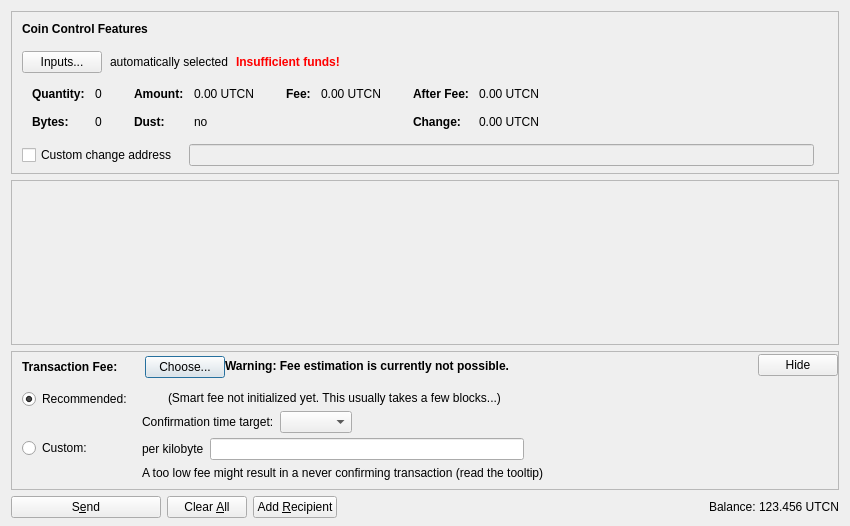
<?xml version="1.0" encoding="UTF-8"?>
<ui version="4.0">
 <class>SendCoinsDialog</class>
 <widget class="QDialog" name="SendCoinsDialog">
  <property name="geometry">
   <rect>
    <x>0</x>
    <y>0</y>
    <width>850</width>
    <height>526</height>
   </rect>
  </property>
  <property name="windowTitle">
   <string>Send Coins</string>
  </property>
  <layout class="QVBoxLayout" name="verticalLayout" stretch="0,1,0,0">
   <property name="bottomMargin">
    <number>8</number>
   </property>
   <item>
    <widget class="QFrame" name="frameCoinControl">
     <property name="sizePolicy">
      <sizepolicy hsizetype="Expanding" vsizetype="Expanding">
       <horstretch>0</horstretch>
       <verstretch>0</verstretch>
      </sizepolicy>
     </property>
     <property name="maximumSize">
      <size>
       <width>16777215</width>
       <height>16777215</height>
      </size>
     </property>
     <property name="frameShape">
      <enum>QFrame::StyledPanel</enum>
     </property>
     <property name="frameShadow">
      <enum>QFrame::Sunken</enum>
     </property>
     <layout class="QVBoxLayout" name="verticalLayoutCoinControl2">
      <property name="spacing">
       <number>0</number>
      </property>
      <property name="leftMargin">
       <number>0</number>
      </property>
      <property name="topMargin">
       <number>0</number>
      </property>
      <property name="rightMargin">
       <number>0</number>
      </property>
      <property name="bottomMargin">
       <number>6</number>
      </property>
      <item>
       <layout class="QVBoxLayout" name="verticalLayoutCoinControl" stretch="0,0,0,0,1">
        <property name="spacing">
         <number>0</number>
        </property>
        <property name="leftMargin">
         <number>10</number>
        </property>
        <property name="topMargin">
         <number>10</number>
        </property>
        <item>
         <layout class="QHBoxLayout" name="horizontalLayoutCoinControl1">
          <property name="bottomMargin">
           <number>15</number>
          </property>
          <item>
           <widget class="QLabel" name="labelCoinControlFeatures">
            <property name="sizePolicy">
             <sizepolicy hsizetype="Preferred" vsizetype="Maximum">
              <horstretch>0</horstretch>
              <verstretch>0</verstretch>
             </sizepolicy>
            </property>
            <property name="font">
             <font>
              <weight>75</weight>
              <bold>true</bold>
             </font>
            </property>
            <property name="styleSheet">
             <string notr="true">font-weight:bold;</string>
            </property>
            <property name="text">
             <string>Coin Control Features</string>
            </property>
           </widget>
          </item>
         </layout>
        </item>
        <item>
         <layout class="QHBoxLayout" name="horizontalLayoutCoinControl2" stretch="0,0,0,0">
          <property name="spacing">
           <number>8</number>
          </property>
          <property name="bottomMargin">
           <number>10</number>
          </property>
          <item>
           <widget class="QPushButton" name="pushButtonCoinControl">
            <property name="styleSheet">
             <string notr="true"/>
            </property>
            <property name="text">
             <string>Inputs...</string>
            </property>
            <property name="autoDefault">
             <bool>false</bool>
            </property>
           </widget>
          </item>
          <item>
           <widget class="QLabel" name="labelCoinControlAutomaticallySelected">
            <property name="text">
             <string>automatically selected</string>
            </property>
            <property name="margin">
             <number>5</number>
            </property>
           </widget>
          </item>
          <item>
           <widget class="QLabel" name="labelCoinControlInsuffFunds">
            <property name="font">
             <font>
              <weight>75</weight>
              <bold>true</bold>
             </font>
            </property>
            <property name="styleSheet">
             <string notr="true">color:red;font-weight:bold;</string>
            </property>
            <property name="text">
             <string>Insufficient funds!</string>
            </property>
            <property name="margin">
             <number>5</number>
            </property>
           </widget>
          </item>
          <item>
           <spacer name="horizontalSpacerCoinControl">
            <property name="orientation">
             <enum>Qt::Horizontal</enum>
            </property>
            <property name="sizeHint" stdset="0">
             <size>
              <width>40</width>
              <height>1</height>
             </size>
            </property>
           </spacer>
          </item>
         </layout>
        </item>
        <item>
         <widget class="QWidget" name="widgetCoinControl" native="true">
          <property name="sizePolicy">
           <sizepolicy hsizetype="Preferred" vsizetype="Preferred">
            <horstretch>0</horstretch>
            <verstretch>0</verstretch>
           </sizepolicy>
          </property>
          <property name="minimumSize">
           <size>
            <width>0</width>
            <height>0</height>
           </size>
          </property>
          <property name="styleSheet">
           <string notr="true"/>
          </property>
          <layout class="QHBoxLayout" name="horizontalLayoutCoinControl5">
           <property name="leftMargin">
            <number>0</number>
           </property>
           <property name="topMargin">
            <number>0</number>
           </property>
           <property name="rightMargin">
            <number>0</number>
           </property>
           <property name="bottomMargin">
            <number>0</number>
           </property>
           <item>
            <layout class="QHBoxLayout" name="horizontalLayoutCoinControl3" stretch="0,0,0,1">
             <property name="spacing">
              <number>20</number>
             </property>
             <property name="topMargin">
              <number>0</number>
             </property>
             <property name="bottomMargin">
              <number>10</number>
             </property>
             <item>
              <layout class="QFormLayout" name="formLayoutCoinControl1">
               <property name="horizontalSpacing">
                <number>10</number>
               </property>
               <property name="verticalSpacing">
                <number>14</number>
               </property>
               <property name="leftMargin">
                <number>10</number>
               </property>
               <property name="topMargin">
                <number>4</number>
               </property>
               <property name="rightMargin">
                <number>6</number>
               </property>
               <item row="0" column="0">
                <widget class="QLabel" name="labelCoinControlQuantityText">
                 <property name="font">
                  <font>
                   <weight>75</weight>
                   <bold>true</bold>
                  </font>
                 </property>
                 <property name="text">
                  <string>Quantity:</string>
                 </property>
                 <property name="margin">
                  <number>0</number>
                 </property>
                </widget>
               </item>
               <item row="0" column="1">
                <widget class="QLabel" name="labelCoinControlQuantity">
                 <property name="cursor">
                  <cursorShape>IBeamCursor</cursorShape>
                 </property>
                 <property name="contextMenuPolicy">
                  <enum>Qt::ActionsContextMenu</enum>
                 </property>
                 <property name="text">
                  <string notr="true">0</string>
                 </property>
                 <property name="margin">
                  <number>0</number>
                 </property>
                 <property name="textInteractionFlags">
                  <set>Qt::LinksAccessibleByMouse|Qt::TextSelectableByKeyboard|Qt::TextSelectableByMouse</set>
                 </property>
                </widget>
               </item>
               <item row="1" column="0">
                <widget class="QLabel" name="labelCoinControlBytesText">
                 <property name="font">
                  <font>
                   <weight>75</weight>
                   <bold>true</bold>
                  </font>
                 </property>
                 <property name="text">
                  <string>Bytes:</string>
                 </property>
                </widget>
               </item>
               <item row="1" column="1">
                <widget class="QLabel" name="labelCoinControlBytes">
                 <property name="cursor">
                  <cursorShape>IBeamCursor</cursorShape>
                 </property>
                 <property name="contextMenuPolicy">
                  <enum>Qt::ActionsContextMenu</enum>
                 </property>
                 <property name="text">
                  <string notr="true">0</string>
                 </property>
                 <property name="textInteractionFlags">
                  <set>Qt::LinksAccessibleByMouse|Qt::TextSelectableByKeyboard|Qt::TextSelectableByMouse</set>
                 </property>
                </widget>
               </item>
              </layout>
             </item>
             <item>
              <layout class="QFormLayout" name="formLayoutCoinControl2">
               <property name="horizontalSpacing">
                <number>10</number>
               </property>
               <property name="verticalSpacing">
                <number>14</number>
               </property>
               <property name="leftMargin">
                <number>6</number>
               </property>
               <property name="topMargin">
                <number>4</number>
               </property>
               <property name="rightMargin">
                <number>6</number>
               </property>
               <item row="0" column="0">
                <widget class="QLabel" name="labelCoinControlAmountText">
                 <property name="font">
                  <font>
                   <weight>75</weight>
                   <bold>true</bold>
                  </font>
                 </property>
                 <property name="text">
                  <string>Amount:</string>
                 </property>
                 <property name="margin">
                  <number>0</number>
                 </property>
                </widget>
               </item>
               <item row="0" column="1">
                <widget class="QLabel" name="labelCoinControlAmount">
                 <property name="cursor">
                  <cursorShape>IBeamCursor</cursorShape>
                 </property>
                 <property name="contextMenuPolicy">
                  <enum>Qt::ActionsContextMenu</enum>
                 </property>
                 <property name="text">
                  <string notr="true">0.00 UTCN</string>
                 </property>
                 <property name="textInteractionFlags">
                  <set>Qt::LinksAccessibleByMouse|Qt::TextSelectableByKeyboard|Qt::TextSelectableByMouse</set>
                 </property>
                </widget>
               </item>
               <item row="1" column="0">
                <widget class="QLabel" name="labelCoinControlLowOutputText">
                 <property name="font">
                  <font>
                   <weight>75</weight>
                   <bold>true</bold>
                  </font>
                 </property>
                 <property name="text">
                  <string>Dust:</string>
                 </property>
                </widget>
               </item>
               <item row="1" column="1">
                <widget class="QLabel" name="labelCoinControlLowOutput">
                 <property name="cursor">
                  <cursorShape>IBeamCursor</cursorShape>
                 </property>
                 <property name="contextMenuPolicy">
                  <enum>Qt::ActionsContextMenu</enum>
                 </property>
                 <property name="text">
                  <string notr="true">no</string>
                 </property>
                 <property name="textInteractionFlags">
                  <set>Qt::LinksAccessibleByMouse|Qt::TextSelectableByKeyboard|Qt::TextSelectableByMouse</set>
                 </property>
                </widget>
               </item>
              </layout>
             </item>
             <item>
              <layout class="QFormLayout" name="formLayoutCoinControl3">
               <property name="horizontalSpacing">
                <number>10</number>
               </property>
               <property name="verticalSpacing">
                <number>14</number>
               </property>
               <property name="leftMargin">
                <number>6</number>
               </property>
               <property name="topMargin">
                <number>4</number>
               </property>
               <property name="rightMargin">
                <number>6</number>
               </property>
               <item row="0" column="0">
                <widget class="QLabel" name="labelCoinControlFeeText">
                 <property name="font">
                  <font>
                   <weight>75</weight>
                   <bold>true</bold>
                  </font>
                 </property>
                 <property name="text">
                  <string>Fee:</string>
                 </property>
                 <property name="margin">
                  <number>0</number>
                 </property>
                </widget>
               </item>
               <item row="0" column="1">
                <widget class="QLabel" name="labelCoinControlFee">
                 <property name="cursor">
                  <cursorShape>IBeamCursor</cursorShape>
                 </property>
                 <property name="contextMenuPolicy">
                  <enum>Qt::ActionsContextMenu</enum>
                 </property>
                 <property name="text">
                  <string notr="true">0.00 UTCN</string>
                 </property>
                 <property name="textInteractionFlags">
                  <set>Qt::LinksAccessibleByMouse|Qt::TextSelectableByKeyboard|Qt::TextSelectableByMouse</set>
                 </property>
                </widget>
               </item>
              </layout>
             </item>
             <item>
              <layout class="QFormLayout" name="formLayoutCoinControl4">
               <property name="horizontalSpacing">
                <number>10</number>
               </property>
               <property name="verticalSpacing">
                <number>14</number>
               </property>
               <property name="leftMargin">
                <number>6</number>
               </property>
               <property name="topMargin">
                <number>4</number>
               </property>
               <property name="rightMargin">
                <number>6</number>
               </property>
               <item row="0" column="0">
                <widget class="QLabel" name="labelCoinControlAfterFeeText">
                 <property name="font">
                  <font>
                   <weight>75</weight>
                   <bold>true</bold>
                  </font>
                 </property>
                 <property name="text">
                  <string>After Fee:</string>
                 </property>
                 <property name="margin">
                  <number>0</number>
                 </property>
                </widget>
               </item>
               <item row="0" column="1">
                <widget class="QLabel" name="labelCoinControlAfterFee">
                 <property name="cursor">
                  <cursorShape>IBeamCursor</cursorShape>
                 </property>
                 <property name="contextMenuPolicy">
                  <enum>Qt::ActionsContextMenu</enum>
                 </property>
                 <property name="text">
                  <string notr="true">0.00 UTCN</string>
                 </property>
                 <property name="textInteractionFlags">
                  <set>Qt::LinksAccessibleByMouse|Qt::TextSelectableByKeyboard|Qt::TextSelectableByMouse</set>
                 </property>
                </widget>
               </item>
               <item row="1" column="0">
                <widget class="QLabel" name="labelCoinControlChangeText">
                 <property name="font">
                  <font>
                   <weight>75</weight>
                   <bold>true</bold>
                  </font>
                 </property>
                 <property name="text">
                  <string>Change:</string>
                 </property>
                </widget>
               </item>
               <item row="1" column="1">
                <widget class="QLabel" name="labelCoinControlChange">
                 <property name="cursor">
                  <cursorShape>IBeamCursor</cursorShape>
                 </property>
                 <property name="contextMenuPolicy">
                  <enum>Qt::ActionsContextMenu</enum>
                 </property>
                 <property name="text">
                  <string notr="true">0.00 UTCN</string>
                 </property>
                 <property name="textInteractionFlags">
                  <set>Qt::LinksAccessibleByMouse|Qt::TextSelectableByKeyboard|Qt::TextSelectableByMouse</set>
                 </property>
                </widget>
               </item>
              </layout>
             </item>
            </layout>
           </item>
          </layout>
         </widget>
        </item>
        <item>
         <layout class="QHBoxLayout" name="horizontalLayoutCoinControl4" stretch="0,0,0">
          <property name="spacing">
           <number>12</number>
          </property>
          <property name="sizeConstraint">
           <enum>QLayout::SetDefaultConstraint</enum>
          </property>
          <property name="topMargin">
           <number>5</number>
          </property>
          <property name="rightMargin">
           <number>5</number>
          </property>
          <item>
           <widget class="QCheckBox" name="checkBoxCoinControlChange">
            <property name="toolTip">
             <string>If this is activated, but the change address is empty or invalid, change will be sent to a newly generated address.</string>
            </property>
            <property name="text">
             <string>Custom change address</string>
            </property>
           </widget>
          </item>
          <item>
           <widget class="QValidatedLineEdit" name="lineEditCoinControlChange">
            <property name="enabled">
             <bool>false</bool>
            </property>
            <property name="sizePolicy">
             <sizepolicy hsizetype="Expanding" vsizetype="Fixed">
              <horstretch>0</horstretch>
              <verstretch>0</verstretch>
             </sizepolicy>
            </property>
           </widget>
          </item>
          <item>
           <widget class="QLabel" name="labelCoinControlChangeLabel">
            <property name="sizePolicy">
             <sizepolicy hsizetype="Preferred" vsizetype="Expanding">
              <horstretch>0</horstretch>
              <verstretch>0</verstretch>
             </sizepolicy>
            </property>
            <property name="minimumSize">
             <size>
              <width>0</width>
              <height>0</height>
             </size>
            </property>
            <property name="text">
             <string/>
            </property>
            <property name="margin">
             <number>3</number>
            </property>
           </widget>
          </item>
         </layout>
        </item>
        <item>
         <spacer name="verticalSpacerCoinControl">
          <property name="orientation">
           <enum>Qt::Vertical</enum>
          </property>
          <property name="sizeHint" stdset="0">
           <size>
            <width>800</width>
            <height>1</height>
           </size>
          </property>
         </spacer>
        </item>
       </layout>
      </item>
     </layout>
    </widget>
   </item>
   <item>
    <widget class="QScrollArea" name="scrollArea">
     <property name="widgetResizable">
      <bool>true</bool>
     </property>
     <widget class="QWidget" name="scrollAreaWidgetContents">
      <property name="geometry">
       <rect>
        <x>0</x>
        <y>0</y>
        <width>830</width>
        <height>104</height>
       </rect>
      </property>
      <layout class="QVBoxLayout" name="verticalLayout_2" stretch="0,1">
       <property name="leftMargin">
        <number>0</number>
       </property>
       <property name="topMargin">
        <number>0</number>
       </property>
       <property name="rightMargin">
        <number>0</number>
       </property>
       <property name="bottomMargin">
        <number>0</number>
       </property>
       <item>
        <layout class="QVBoxLayout" name="entries">
         <property name="spacing">
          <number>6</number>
         </property>
        </layout>
       </item>
       <item>
        <spacer name="verticalSpacer">
         <property name="orientation">
          <enum>Qt::Vertical</enum>
         </property>
         <property name="sizeHint" stdset="0">
          <size>
           <width>20</width>
           <height>40</height>
          </size>
         </property>
        </spacer>
       </item>
      </layout>
     </widget>
    </widget>
   </item>
   <item>
    <widget class="QFrame" name="frameFee">
     <property name="sizePolicy">
      <sizepolicy hsizetype="Expanding" vsizetype="Expanding">
       <horstretch>0</horstretch>
       <verstretch>0</verstretch>
      </sizepolicy>
     </property>
     <property name="maximumSize">
      <size>
       <width>16777215</width>
       <height>16777215</height>
      </size>
     </property>
     <property name="frameShape">
      <enum>QFrame::StyledPanel</enum>
     </property>
     <property name="frameShadow">
      <enum>QFrame::Sunken</enum>
     </property>
     <layout class="QVBoxLayout" name="verticalLayoutFee1">
      <property name="spacing">
       <number>0</number>
      </property>
      <property name="leftMargin">
       <number>0</number>
      </property>
      <property name="topMargin">
       <number>0</number>
      </property>
      <property name="rightMargin">
       <number>0</number>
      </property>
      <property name="bottomMargin">
       <number>0</number>
      </property>
      <item>
       <layout class="QVBoxLayout" name="verticalLayoutFee2" stretch="0,0,0">
        <property name="spacing">
         <number>0</number>
        </property>
        <property name="leftMargin">
         <number>10</number>
        </property>
        <property name="topMargin">
         <number>0</number>
        </property>
        <item>
         <layout class="QHBoxLayout" name="horizontalLayoutFee1">
          <property name="bottomMargin">
           <number>0</number>
          </property>
          <item>
           <layout class="QVBoxLayout" name="verticalLayoutFee7">
            <property name="spacing">
             <number>0</number>
            </property>
            <item>
             <spacer name="verticalSpacerSmartFee">
              <property name="orientation">
               <enum>Qt::Vertical</enum>
              </property>
              <property name="sizeType">
               <enum>QSizePolicy::Fixed</enum>
              </property>
              <property name="sizeHint" stdset="0">
               <size>
                <width>1</width>
                <height>4</height>
               </size>
              </property>
             </spacer>
            </item>
            <item>
             <layout class="QHBoxLayout" name="horizontalLayoutSmartFee">
              <property name="spacing">
               <number>10</number>
              </property>
              <item>
               <widget class="QLabel" name="labelFeeHeadline">
                <property name="sizePolicy">
                 <sizepolicy hsizetype="Preferred" vsizetype="Maximum">
                  <horstretch>0</horstretch>
                  <verstretch>0</verstretch>
                 </sizepolicy>
                </property>
                <property name="font">
                 <font>
                  <weight>75</weight>
                  <bold>true</bold>
                 </font>
                </property>
                <property name="styleSheet">
                 <string notr="true">font-weight:bold;</string>
                </property>
                <property name="text">
                 <string>Transaction Fee:</string>
                </property>
               </widget>
              </item>
              <item>
               <widget class="QLabel" name="labelFeeMinimized">
                <property name="text">
                 <string/>
                </property>
               </widget>
              </item>
              <item>
               <widget class="QPushButton" name="buttonChooseFee">
                <property name="text">
                 <string>Choose...</string>
                </property>
               </widget>
              </item>
             </layout>
            </item>
            <item>
             <spacer name="verticalSpacer_5">
              <property name="orientation">
               <enum>Qt::Vertical</enum>
              </property>
              <property name="sizeHint" stdset="0">
               <size>
                <width>1</width>
                <height>1</height>
               </size>
              </property>
             </spacer>
            </item>
           </layout>
          </item>
          <item>
           <widget class="QLabel" name="fallbackFeeWarningLabel">
            <property name="toolTip">
             <string>Using the fallbackfee can result in sending a transaction that will take several hours or days (or never) to confirm. Consider choosing your fee manually or wait until you have validated the complete chain.</string>
            </property>
            <property name="font">
            <font>
                <weight>75</weight>
                <bold>true</bold>
            </font>
            </property>
            <property name="text">
             <string>Warning: Fee estimation is currently not possible.</string>
            </property>
            <property name="wordWrap">
             <bool>false</bool>
            </property>
           </widget>
          </item>
          <item>
           <spacer name="horizontalSpacer_4">
            <property name="orientation">
             <enum>Qt::Horizontal</enum>
            </property>
            <property name="sizeType">
             <enum>QSizePolicy::MinimumExpanding</enum>
            </property>
            <property name="sizeHint" stdset="0">
             <size>
              <width>40</width>
              <height>20</height>
             </size>
            </property>
           </spacer>
          </item>
          <item>
           <widget class="QPushButton" name="buttonMinimizeFee">
            <property name="toolTip">
             <string>collapse fee-settings</string>
            </property>
            <property name="text">
             <string>Hide</string>
            </property>
           </widget>
          </item>
         </layout>
        </item>
        <item>
         <widget class="QFrame" name="frameFeeSelection">
          <layout class="QVBoxLayout" name="verticalLayoutFee12">
           <property name="spacing">
            <number>0</number>
           </property>
           <property name="leftMargin">
            <number>0</number>
           </property>
           <property name="topMargin">
            <number>0</number>
           </property>
           <property name="rightMargin">
            <number>0</number>
           </property>
           <property name="bottomMargin">
            <number>0</number>
           </property>
           <item>
            <layout class="QGridLayout" name="gridLayoutFee">
             <property name="topMargin">
              <number>10</number>
             </property>
             <property name="bottomMargin">
              <number>4</number>
             </property>
             <property name="horizontalSpacing">
              <number>10</number>
             </property>
             <property name="verticalSpacing">
              <number>4</number>
             </property>
             <item row="1" column="1">
              <layout class="QVBoxLayout" name="verticalLayoutFee8">
               <property name="spacing">
                <number>6</number>
               </property>
               <item>
                <layout class="QHBoxLayout" name="horizontalLayoutFee13">
                 <item>
                  <widget class="QLabel" name="labelCustomPerKilobyte">
                   <property name="toolTip">
                    <string>Specify a custom fee per kB (1,000 bytes) of the transaction's virtual size.

Note:  Since the fee is calculated on a per-byte basis, a fee of "100 satoshis per kB" for a transaction size of 500 bytes (half of 1 kB) would ultimately yield a fee of only 50 satoshis.</string>
                   </property>
                   <property name="text">
                    <string>per kilobyte</string>
                   </property>
                  </widget>
                 </item>
                 <item>
                  <widget class="BitcoinAmountField" name="customFee"/>
                 </item>
                 <item>
                  <spacer name="horizontalSpacer_6">
                   <property name="orientation">
                    <enum>Qt::Horizontal</enum>
                   </property>
                   <property name="sizeHint" stdset="0">
                    <size>
                     <width>1</width>
                     <height>1</height>
                    </size>
                   </property>
                  </spacer>
                 </item>
                </layout>
               </item>
               <item>
                <layout class="QHBoxLayout" name="horizontalLayoutFee8">
                 <item>
                  <widget class="QLabel" name="labelCustomFeeWarning">
                   <property name="enabled">
                    <bool>true</bool>
                   </property>
                   <property name="toolTip">
                    <string>When there is less transaction volume than space in the blocks, miners as well as relaying nodes may enforce a minimum fee. Paying only this minimum fee is just fine, but be aware that this can result in a never confirming transaction once there is more demand for ultracoin transactions than the network can process.</string>
                   </property>
                   <property name="text">
                    <string>A too low fee might result in a never confirming transaction (read the tooltip)</string>
                   </property>
                  </widget>
                 </item>
                 <item>
                  <spacer name="horizontalSpacer_2">
                   <property name="orientation">
                    <enum>Qt::Horizontal</enum>
                   </property>
                   <property name="sizeHint" stdset="0">
                    <size>
                     <width>1</width>
                     <height>1</height>
                    </size>
                   </property>
                  </spacer>
                 </item>
                </layout>
               </item>
              </layout>
             </item>
             <item row="0" column="0">
              <layout class="QVBoxLayout" name="verticalLayoutFee4" stretch="0,1">
               <item>
                <widget class="QRadioButton" name="radioSmartFee">
                 <property name="text">
                  <string>Recommended:</string>
                 </property>
                 <property name="checked">
                  <bool>true</bool>
                 </property>
                 <attribute name="buttonGroup">
                  <string notr="true">groupFee</string>
                 </attribute>
                </widget>
               </item>
               <item>
                <spacer name="verticalSpacer_2">
                 <property name="orientation">
                  <enum>Qt::Vertical</enum>
                 </property>
                 <property name="sizeHint" stdset="0">
                  <size>
                   <width>1</width>
                   <height>1</height>
                  </size>
                 </property>
                </spacer>
               </item>
              </layout>
             </item>
             <item row="1" column="0">
              <layout class="QVBoxLayout" name="verticalLayoutFee9" stretch="0,1">
               <item>
                <widget class="QRadioButton" name="radioCustomFee">
                 <property name="text">
                  <string>Custom:</string>
                 </property>
                 <attribute name="buttonGroup">
                  <string notr="true">groupFee</string>
                 </attribute>
                </widget>
               </item>
               <item>
                <spacer name="verticalSpacer_6">
                 <property name="orientation">
                  <enum>Qt::Vertical</enum>
                 </property>
                 <property name="sizeHint" stdset="0">
                  <size>
                   <width>1</width>
                   <height>1</height>
                  </size>
                 </property>
                </spacer>
               </item>
              </layout>
             </item>
             <item row="0" column="1">
              <layout class="QVBoxLayout" name="verticalLayoutFee3" stretch="0,0,1">
               <property name="spacing">
                <number>6</number>
               </property>
               <property name="topMargin">
                <number>2</number>
               </property>
               <item>
                <layout class="QHBoxLayout" name="horizontalLayoutFee12">
                 <item>
                  <widget class="QLabel" name="labelSmartFee">
                   <property name="text">
                    <string/>
                   </property>
                  </widget>
                 </item>
                 <item>
                  <widget class="QLabel" name="labelFeeEstimation">
                   <property name="text">
                    <string/>
                   </property>
                  </widget>
                 </item>
                 <item>
                  <widget class="QLabel" name="labelSmartFee2">
                   <property name="text">
                    <string>(Smart fee not initialized yet. This usually takes a few blocks...)</string>
                   </property>
                  </widget>
                 </item>
                 <item>
                  <spacer name="horizontalSpacer_5">
                   <property name="orientation">
                    <enum>Qt::Horizontal</enum>
                   </property>
                   <property name="sizeHint" stdset="0">
                    <size>
                     <width>1</width>
                     <height>1</height>
                    </size>
                   </property>
                  </spacer>
                 </item>
                </layout>
               </item>
               <item>
                <layout class="QHBoxLayout" name="horizontalLayoutFee9">
                 <item>
                  <layout class="QVBoxLayout" name="verticalLayoutFee6">
                   <item>
                    <widget class="QLabel" name="labelSmartFee3">
                     <property name="text">
                      <string>Confirmation time target:</string>
                     </property>
                    </widget>
                   </item>
                  </layout>
                 </item>
                 <item>
                  <layout class="QVBoxLayout" name="verticalLayoutFee5">
                   <property name="rightMargin">
                    <number>30</number>
                   </property>
                   <item>
                    <layout class="QHBoxLayout" name="horizontalLayoutConfTarget">
                     <property name="bottomMargin">
                      <number>0</number>
                     </property>
                     <item>
                      <widget class="QComboBox" name="confTargetSelector"/>
                     </item>
                     <item>
                      <spacer name="horizontalSpacerConfTarget">
                       <property name="orientation">
                        <enum>Qt::Horizontal</enum>
                       </property>
                       <property name="sizeHint" stdset="0">
                        <size>
                         <width>40</width>
                         <height>20</height>
                        </size>
                       </property>
                      </spacer>
                     </item>
                    </layout>
                   </item>
                  </layout>
                 </item>
                </layout>
               </item>
               <item>
                <spacer name="verticalSpacer_4">
                 <property name="orientation">
                  <enum>Qt::Vertical</enum>
                 </property>
                 <property name="sizeHint" stdset="0">
                  <size>
                   <width>1</width>
                   <height>1</height>
                  </size>
                 </property>
                </spacer>
               </item>
              </layout>
             </item>
            </layout>
           </item>
          </layout>
         </widget>
        </item>
        <item>
         <spacer name="verticalSpacerFee">
          <property name="orientation">
           <enum>Qt::Vertical</enum>
          </property>
          <property name="sizeHint" stdset="0">
           <size>
            <width>40</width>
            <height>5</height>
           </size>
          </property>
         </spacer>
        </item>
       </layout>
      </item>
     </layout>
    </widget>
   </item>
   <item>
    <layout class="QHBoxLayout" name="horizontalLayout">
     <item>
      <widget class="QPushButton" name="sendButton">
       <property name="minimumSize">
        <size>
         <width>150</width>
         <height>0</height>
        </size>
       </property>
       <property name="toolTip">
        <string>Confirm the send action</string>
       </property>
       <property name="text">
        <string>S&amp;end</string>
       </property>
       <property name="icon">
        <iconset resource="../bitcoin.qrc">
         <normaloff>:/icons/send</normaloff>:/icons/send</iconset>
       </property>
       <property name="autoDefault">
        <bool>false</bool>
       </property>
       <property name="default">
        <bool>false</bool>
       </property>
      </widget>
     </item>
     <item>
      <widget class="QPushButton" name="clearButton">
       <property name="sizePolicy">
        <sizepolicy hsizetype="Minimum" vsizetype="Fixed">
         <horstretch>0</horstretch>
         <verstretch>0</verstretch>
        </sizepolicy>
       </property>
       <property name="toolTip">
        <string>Clear all fields of the form.</string>
       </property>
       <property name="text">
        <string>Clear &amp;All</string>
       </property>
       <property name="icon">
        <iconset resource="../bitcoin.qrc">
         <normaloff>:/icons/remove</normaloff>:/icons/remove</iconset>
       </property>
       <property name="autoDefault">
        <bool>false</bool>
       </property>
      </widget>
     </item>
     <item>
      <widget class="QPushButton" name="addButton">
       <property name="toolTip">
        <string>Send to multiple recipients at once</string>
       </property>
       <property name="text">
        <string>Add &amp;Recipient</string>
       </property>
       <property name="icon">
        <iconset resource="../bitcoin.qrc">
         <normaloff>:/icons/add</normaloff>:/icons/add</iconset>
       </property>
       <property name="autoDefault">
        <bool>false</bool>
       </property>
      </widget>
     </item>
     <item>
      <spacer name="horizontalSpacer">
       <property name="orientation">
        <enum>Qt::Horizontal</enum>
       </property>
       <property name="sizeHint" stdset="0">
        <size>
         <width>40</width>
         <height>20</height>
        </size>
       </property>
      </spacer>
     </item>
     <item>
      <layout class="QHBoxLayout" name="horizontalLayout_2">
       <property name="spacing">
        <number>3</number>
       </property>
       <item>
        <widget class="QLabel" name="label">
         <property name="sizePolicy">
          <sizepolicy hsizetype="Preferred" vsizetype="Fixed">
           <horstretch>0</horstretch>
           <verstretch>0</verstretch>
          </sizepolicy>
         </property>
         <property name="text">
          <string>Balance:</string>
         </property>
        </widget>
       </item>
       <item>
        <widget class="QLabel" name="labelBalance">
         <property name="sizePolicy">
          <sizepolicy hsizetype="Preferred" vsizetype="Fixed">
           <horstretch>0</horstretch>
           <verstretch>0</verstretch>
          </sizepolicy>
         </property>
         <property name="cursor">
          <cursorShape>IBeamCursor</cursorShape>
         </property>
         <property name="text">
          <string notr="true">123.456 UTCN</string>
         </property>
         <property name="textInteractionFlags">
          <set>Qt::LinksAccessibleByMouse|Qt::TextSelectableByKeyboard|Qt::TextSelectableByMouse</set>
         </property>
        </widget>
       </item>
      </layout>
     </item>
    </layout>
   </item>
  </layout>
 </widget>
 <customwidgets>
  <customwidget>
   <class>QValidatedLineEdit</class>
   <extends>QLineEdit</extends>
   <header>qt/qvalidatedlineedit.h</header>
  </customwidget>
  <customwidget>
   <class>BitcoinAmountField</class>
   <extends>QLineEdit</extends>
   <header>qt/bitcoinamountfield.h</header>
   <container>1</container>
  </customwidget>
 </customwidgets>
 <resources>
  <include location="../bitcoin.qrc"/>
 </resources>
 <connections/>
 <buttongroups>
  <buttongroup name="groupFee"/>
 </buttongroups>
</ui>
